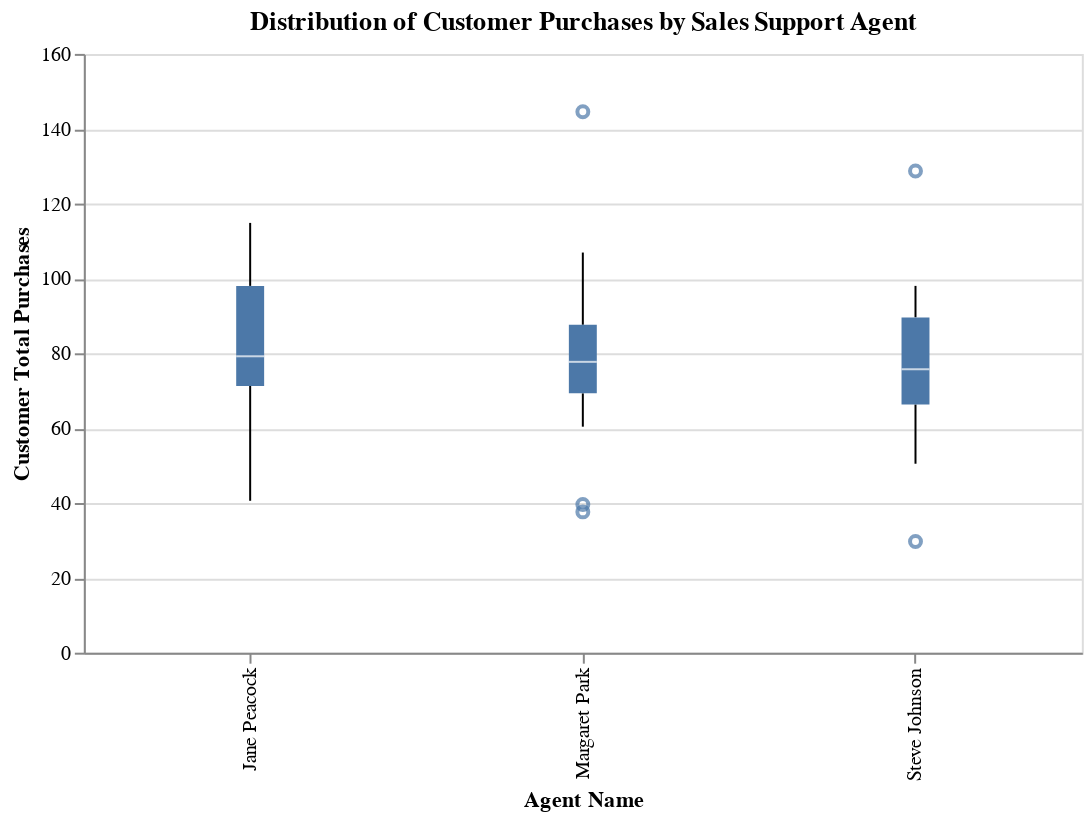

The code cell stored with this chart in its notebook:
### Markdown cell above
At first glance, Jane Peacock seems like the best-performing agent since Chinook got the highest total sales from her customers (USD 1731.51). This idea is cast into doubt when it is mentioned that she had the highest number of customers (21).

Also, the differences among the average sales per customer is quite small. Each of Jane's customers spends 3 more dollars on Chinook than each of Margaret's. Each of Margaret's customers spends 2 more dollars on Chinook than each of Steve Johnson's.

The average sales per customer may also be influenced by outliers, as shown by the boxplot below.

### Code cell
#| code-fold: true
(
    alt.Chart(agent_customer_df)
    .mark_boxplot()
    .encode(
        y = alt.Y("customer_total_purchases:Q", title = "Customer Total Purchases"),
        x = alt.X("agent_name:N", title = "Agent Name"),
    )
    .properties(
        title = "Distribution of Customer Purchases by Sales Support Agent",
        height = 300,
        width = 500,
    )
    .interactive()
)

### Figure 1 — Vega-Lite specification as saved in the notebook (floating-point values rounded to 4 significant figures)
{"config": {"view": {"continuousWidth": 400, "continuousHeight": 300}}, "data": {"name": "data-543360b264d950faaeb0d2fc6b725054"}, "mark": "boxplot", "encoding": {"x": {"type": "nominal", "field": "agent_name", "title": "Agent Name"}, "y": {"type": "quantitative", "field": "customer_total_purchases", "title": "Customer Total Purchases"}}, "height": 300, "selection": {"selector002": {"type": "interval", "bind": "scales", "encodings": ["x", "y"]}}, "title": "Distribution of Customer Purchases by Sales Support Agent", "width": 500, "$schema": "https://vega.github.io/schema/vega-lite/v4.8.1.json", "datasets": {"data-543360b264d950faaeb0d2fc6b725054": [{"agent_id": 3, "agent_name": "Jane Peacock", "agent_bd": "1973-08-29 00:00:00", "agent_hire_date": "2017-04-01 00:00:00", "customer_id": 1, "customer_name": "Luís Gonçalves", "customer_total_purchases": 108.9}, {"agent_id": 3, "agent_name": "Jane Peacock", "agent_bd": "1973-08-29 00:00:00", "agent_hire_date": "2017-04-01 00:00:00", "customer_id": 3, "customer_name": "François Tremblay", "customer_total_purchases": 99.99}, {"agent_id": 3, "agent_name": "Jane Peacock", "agent_bd": "1973-08-29 00:00:00", "agent_hire_date": "2017-04-01 00:00:00", "customer_id": 12, "customer_name": "Roberto Almeida", "customer_total_purchases": 82.17}, {"agent_id": 3, "agent_name": "Jane Peacock", "agent_bd": "1973-08-29 00:00:00", "agent_hire_date": "2017-04-01 00:00:00", "customer_id": 15, "customer_name": "Jennifer Peterson", "customer_total_purchases": 66.33}, {"agent_id": 3, "agent_name": "Jane Peacock", "agent_bd": "1973-08-29 00:00:00", "agent_hire_date": "2017-04-01 00:00:00", "customer_id": 18, "customer_name": "Michelle Brooks", "customer_total_purchases": 79.2}, {"agent_id": 3, "agent_name": "Jane Peacock", "agent_bd": "1973-08-29 00:00:00", "agent_hire_date": "2017-04-01 00:00:00", "customer_id": 19, "customer_name": "Tim Goyer", "customer_total_purchases": 54.45}, {"agent_id": 3, "agent_name": "Jane Peacock", "agent_bd": "1973-08-29 00:00:00", "agent_hire_date": "2017-04-01 00:00:00", "customer_id": 24, "customer_name": "Frank Ralston", "customer_total_purchases": 71.28}, {"agent_id": 3, "agent_name": "Jane Peacock", "agent_bd": "1973-08-29 00:00:00", "agent_hire_date": "2017-04-01 00:00:00", "customer_id": 29, "customer_name": "Robert Brown", "customer_total_purchases": 40.59}, {"agent_id": 3, "agent_name": "Jane Peacock", "agent_bd": "1973-08-29 00:00:00", "agent_hire_date": "2017-04-01 00:00:00", "customer_id": 30, "customer_name": "Edward Francis", "customer_total_purchases": 91.08}, {"agent_id": 3, "agent_name": "Jane Peacock", "agent_bd": "1973-08-29 00:00:00", "agent_hire_date": "2017-04-01 00:00:00", "customer_id": 33, "customer_name": "Ellie Sullivan", "customer_total_purchases": 75.24}, {"agent_id": 3, "agent_name": "Jane Peacock", "agent_bd": "1973-08-29 00:00:00", "agent_hire_date": "2017-04-01 00:00:00", "customer_id": 37, "customer_name": "Fynn Zimmermann", "customer_total_purchases": 94.05}, {"agent_id": 3, "agent_name": "Jane Peacock", "agent_bd": "1973-08-29 00:00:00", "agent_hire_date": "2017-04-01 00:00:00", "customer_id": 38, "customer_name": "Niklas Schröder", "customer_total_purchases": 73.26}, {"agent_id": 3, "agent_name": "Jane Peacock", "agent_bd": "1973-08-29 00:00:00", "agent_hire_date": "2017-04-01 00:00:00", "customer_id": 42, "customer_name": "Wyatt Girard", "customer_total_purchases": 99.99}, {"agent_id": 3, "agent_name": "Jane Peacock", "agent_bd": "1973-08-29 00:00:00", "agent_hire_date": "2017-04-01 00:00:00", "customer_id": 43, "customer_name": "Isabelle Mercier", "customer_total_purchases": 73.26}, {"agent_id": 3, "agent_name": "Jane Peacock", "agent_bd": "1973-08-29 00:00:00", "agent_hire_date": "2017-04-01 00:00:00", "customer_id": 44, "customer_name": "Terhi Hämäläinen", "customer_total_purchases": 79.2}, {"agent_id": 3, "agent_name": "Jane Peacock", "agent_bd": "1973-08-29 00:00:00", "agent_hire_date": "2017-04-01 00:00:00", "customer_id": 45, "customer_name": "Ladislav Kovács", "customer_total_purchases": 78.21}, {"agent_id": 3, "agent_name": "Jane Peacock", "agent_bd": "1973-08-29 00:00:00", "agent_hire_date": "2017-04-01 00:00:00", "customer_id": 46, "customer_name": "Hugh O'Reilly", "customer_total_purchases": 114.8}, {"agent_id": 3, "agent_name": "Jane Peacock", "agent_bd": "1973-08-29 00:00:00", "agent_hire_date": "2017-04-01 00:00:00", "customer_id": 52, "customer_name": "Emma Jones", "customer_total_purchases": 68.31}, {"agent_id": 3, "agent_name": "Jane Peacock", "agent_bd": "1973-08-29 00:00:00", "agent_hire_date": "2017-04-01 00:00:00", "customer_id": 53, "customer_name": "Phil Hughes", "customer_total_purchases": 98.01}, {"agent_id": 3, "agent_name": "Jane Peacock", "agent_bd": "1973-08-29 00:00:00", "agent_hire_date": "2017-04-01 00:00:00", "customer_id": 58, "customer_name": "Manoj Pareek", "customer_total_purchases": 111.9}, {"agent_id": 3, "agent_name": "Jane Peacock", "agent_bd": "1973-08-29 00:00:00", "agent_hire_date": "2017-04-01 00:00:00", "customer_id": 59, "customer_name": "Puja Srivastava", "customer_total_purchases": 71.28}, {"agent_id": 4, "agent_name": "Margaret Park", "agent_bd": "1947-09-19 00:00:00", "agent_hire_date": "2017-05-03 00:00:00", "customer_id": 4, "customer_name": "Bjørn Hansen", "customer_total_purchases": 72.27}, {"agent_id": 4, "agent_name": "Margaret Park", "agent_bd": "1947-09-19 00:00:00", "agent_hire_date": "2017-05-03 00:00:00", "customer_id": 5, "customer_name": "František Wichterlová", "customer_total_purchases": 144.5}, {"agent_id": 4, "agent_name": "Margaret Park", "agent_bd": "1947-09-19 00:00:00", "agent_hire_date": "2017-05-03 00:00:00", "customer_id": 8, "customer_name": "Daan Peeters", "customer_total_purchases": 60.39}, {"agent_id": 4, "agent_name": "Margaret Park", "agent_bd": "1947-09-19 00:00:00", "agent_hire_date": "2017-05-03 00:00:00", "customer_id": 9, "customer_name": "Kara Nielsen", "customer_total_purchases": 37.62}, {"agent_id": 4, "agent_name": "Margaret Park", "agent_bd": "1947-09-19 00:00:00", "agent_hire_date": "2017-05-03 00:00:00", "customer_id": 10, "customer_name": "Eduardo Martins", "customer_total_purchases": 60.39}, {"agent_id": 4, "agent_name": "Margaret Park", "agent_bd": "1947-09-19 00:00:00", "agent_hire_date": "2017-05-03 00:00:00", "customer_id": 13, "customer_name": "Fernanda Ramos", "customer_total_purchases": 106.9}, {"agent_id": 4, "agent_name": "Margaret Park", "agent_bd": "1947-09-19 00:00:00", "agent_hire_date": "2017-05-03 00:00:00", "customer_id": 16, "customer_name": "Frank Harris", "customer_total_purchases": 74.25}, {"agent_id": 4, "agent_name": "Margaret Park", "agent_bd": "1947-09-19 00:00:00", "agent_hire_date": "2017-05-03 00:00:00", "customer_id": 20, "customer_name": "Dan Miller", "customer_total_purchases": 95.04}, {"agent_id": 4, "agent_name": "Margaret Park", "agent_bd": "1947-09-19 00:00:00", "agent_hire_date": "2017-05-03 00:00:00", "customer_id": 22, "customer_name": "Heather Leacock", "customer_total_purchases": 92.07}, {"agent_id": 4, "agent_name": "Margaret Park", "agent_bd": "1947-09-19 00:00:00", "agent_hire_date": "2017-05-03 00:00:00", "customer_id": 23, "customer_name": "John Gordon", "customer_total_purchases": 66.33}, {"agent_id": 4, "agent_name": "Margaret Park", "agent_bd": "1947-09-19 00:00:00", "agent_hire_date": "2017-05-03 00:00:00", "customer_id": 26, "customer_name": "Richard Cunningham", "customer_total_purchases": 86.13}, {"agent_id": 4, "agent_name": "Margaret Park", "agent_bd": "1947-09-19 00:00:00", "agent_hire_date": "2017-05-03 00:00:00", "customer_id": 27, "customer_name": "Patrick Gray", "customer_total_purchases": 84.15}, {"agent_id": 4, "agent_name": "Margaret Park", "agent_bd": "1947-09-19 00:00:00", "agent_hire_date": "2017-05-03 00:00:00", "customer_id": 32, "customer_name": "Aaron Mitchell", "customer_total_purchases": 70.29}, {"agent_id": 4, "agent_name": "Margaret Park", "agent_bd": "1947-09-19 00:00:00", "agent_hire_date": "2017-05-03 00:00:00", "customer_id": 34, "customer_name": "João Fernandes", "customer_total_purchases": 103.0}, {"agent_id": 4, "agent_name": "Margaret Park", "agent_bd": "1947-09-19 00:00:00", "agent_hire_date": "2017-05-03 00:00:00", "customer_id": 35, "customer_name": "Madalena Sampaio", "customer_total_purchases": 82.17}, {"agent_id": 4, "agent_name": "Margaret Park", "agent_bd": "1947-09-19 00:00:00", "agent_hire_date": "2017-05-03 00:00:00", "customer_id": 39, "customer_name": "Camille Bernard", "customer_total_purchases": 79.2}, {"agent_id": 4, "agent_name": "Margaret Park", "agent_bd": "1947-09-19 00:00:00", "agent_hire_date": "2017-05-03 00:00:00", "customer_id": 40, "customer_name": "Dominique Lefebvre", "customer_total_purchases": 72.27}, {"agent_id": 4, "agent_name": "Margaret Park", "agent_bd": "1947-09-19 00:00:00", "agent_hire_date": "2017-05-03 00:00:00", "customer_id": 49, "customer_name": "Stanisław Wójcik", "customer_total_purchases": 76.23}, {"agent_id": 4, "agent_name": "Margaret Park", "agent_bd": "1947-09-19 00:00:00", "agent_hire_date": "2017-05-03 00:00:00", "customer_id": 55, "customer_name": "Mark Taylor", "customer_total_purchases": 81.18}, {"agent_id": 4, "agent_name": "Margaret Park", "agent_bd": "1947-09-19 00:00:00", "agent_hire_date": "2017-05-03 00:00:00", "customer_id": 56, "customer_name": "Diego Gutiérrez", "customer_total_purchases": 39.6}, {"agent_id": 5, "agent_name": "Steve Johnson", "agent_bd": "1965-03-03 00:00:00", "agent_hire_date": "2017-10-17 00:00:00", "customer_id": 2, "customer_name": "Leonie Köhler", "customer_total_purchases": 82.17}, {"agent_id": 5, "agent_name": "Steve Johnson", "agent_bd": "1965-03-03 00:00:00", "agent_hire_date": "2017-10-17 00:00:00", "customer_id": 6, "customer_name": "Helena Holý", "customer_total_purchases": 128.7}, {"agent_id": 5, "agent_name": "Steve Johnson", "agent_bd": "1965-03-03 00:00:00", "agent_hire_date": "2017-10-17 00:00:00", "customer_id": 7, "customer_name": "Astrid Gruber", "customer_total_purchases": 69.3}, {"agent_id": 5, "agent_name": "Steve Johnson", "agent_bd": "1965-03-03 00:00:00", "agent_hire_date": "2017-10-17 00:00:00", "customer_id": 11, "customer_name": "Alexandre Rocha", "customer_total_purchases": 69.3}, {"agent_id": 5, "agent_name": "Steve Johnson", "agent_bd": "1965-03-03 00:00:00", "agent_hire_date": "2017-10-17 00:00:00", "customer_id": 14, "customer_name": "Mark Philips", "customer_total_purchases": 29.7}, {"agent_id": 5, "agent_name": "Steve Johnson", "agent_bd": "1965-03-03 00:00:00", "agent_hire_date": "2017-10-17 00:00:00", "customer_id": 17, "customer_name": "Jack Smith", "customer_total_purchases": 98.01}, {"agent_id": 5, "agent_name": "Steve Johnson", "agent_bd": "1965-03-03 00:00:00", "agent_hire_date": "2017-10-17 00:00:00", "customer_id": 21, "customer_name": "Kathy Chase", "customer_total_purchases": 91.08}, {"agent_id": 5, "agent_name": "Steve Johnson", "agent_bd": "1965-03-03 00:00:00", "agent_hire_date": "2017-10-17 00:00:00", "customer_id": 25, "customer_name": "Victor Stevens", "customer_total_purchases": 76.23}, {"agent_id": 5, "agent_name": "Steve Johnson", "agent_bd": "1965-03-03 00:00:00", "agent_hire_date": "2017-10-17 00:00:00", "customer_id": 28, "customer_name": "Julia Barnett", "customer_total_purchases": 72.27}, {"agent_id": 5, "agent_name": "Steve Johnson", "agent_bd": "1965-03-03 00:00:00", "agent_hire_date": "2017-10-17 00:00:00", "customer_id": 31, "customer_name": "Martha Silk", "customer_total_purchases": 62.37}, {"agent_id": 5, "agent_name": "Steve Johnson", "agent_bd": "1965-03-03 00:00:00", "agent_hire_date": "2017-10-17 00:00:00", "customer_id": 36, "customer_name": "Hannah Schneider", "customer_total_purchases": 85.14}, {"agent_id": 5, "agent_name": "Steve Johnson", "agent_bd": "1965-03-03 00:00:00", "agent_hire_date": "2017-10-17 00:00:00", "customer_id": 41, "customer_name": "Marc Dubois", "customer_total_purchases": 64.35}, {"agent_id": 5, "agent_name": "Steve Johnson", "agent_bd": "1965-03-03 00:00:00", "agent_hire_date": "2017-10-17 00:00:00", "customer_id": 47, "customer_name": "Lucas Mancini", "customer_total_purchases": 50.49}, {"agent_id": 5, "agent_name": "Steve Johnson", "agent_bd": "1965-03-03 00:00:00", "agent_hire_date": "2017-10-17 00:00:00", "customer_id": 48, "customer_name": "Johannes Van der Berg", "customer_total_purchases": 65.34}, {"agent_id": 5, "agent_name": "Steve Johnson", "agent_bd": "1965-03-03 00:00:00", "agent_hire_date": "2017-10-17 00:00:00", "customer_id": 50, "customer_name": "Enrique Muñoz", "customer_total_purchases": 98.01}, {"agent_id": 5, "agent_name": "Steve Johnson", "agent_bd": "1965-03-03 00:00:00", "agent_hire_date": "2017-10-17 00:00:00", "customer_id": 51, "customer_name": "Joakim Johansson", "customer_total_purchases": 75.24}, {"agent_id": 5, "agent_name": "Steve Johnson", "agent_bd": "1965-03-03 00:00:00", "agent_hire_date": "2017-10-17 00:00:00", "customer_id": 54, "customer_name": "Steve Murray", "customer_total_purchases": 79.2}, {"agent_id": 5, "agent_name": "Steve Johnson", "agent_bd": "1965-03-03 00:00:00", "agent_hire_date": "2017-10-17 00:00:00", "customer_id": 57, "customer_name": "Luis Rojas", "customer_total_purchases": 97.02}]}}
